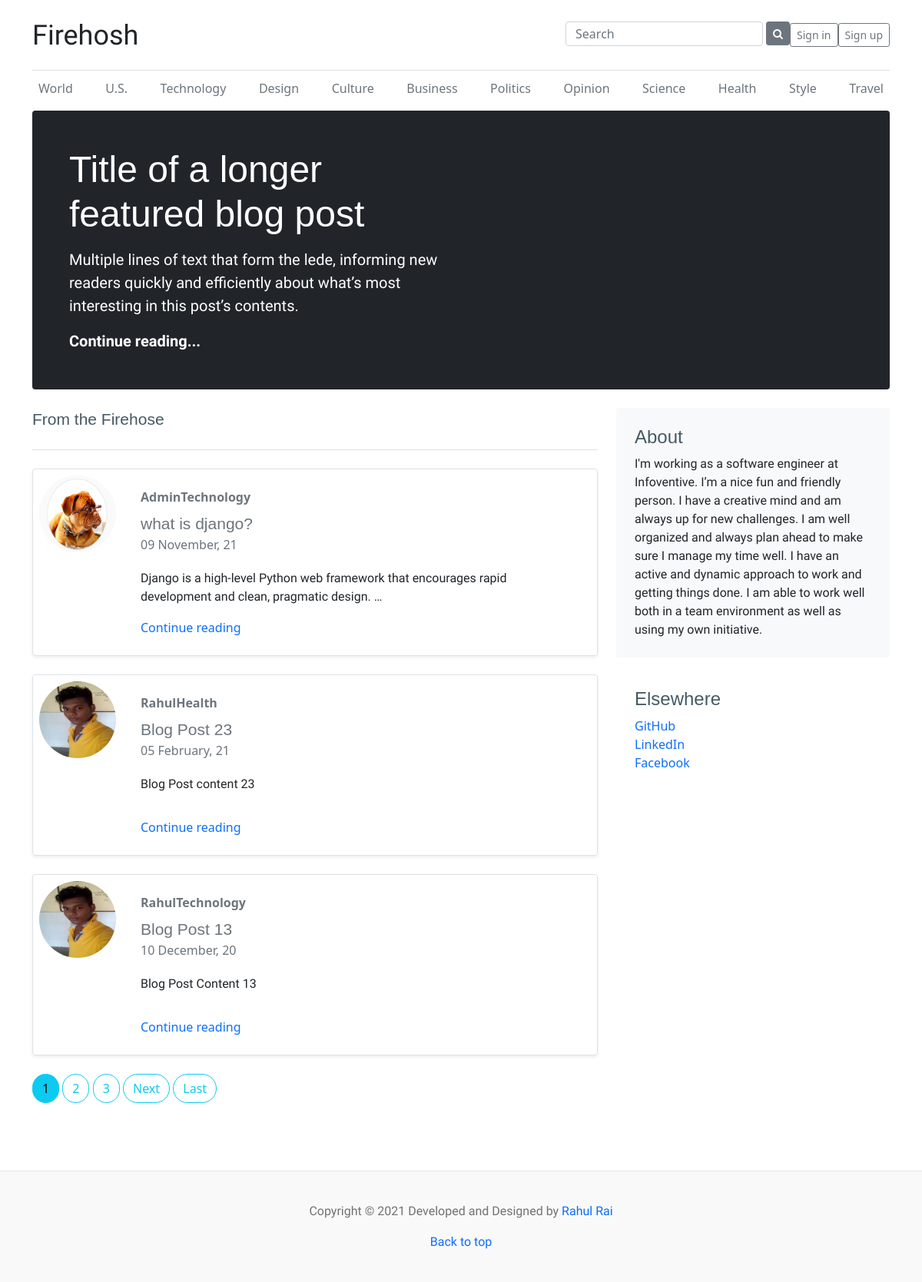
The page / on the database its author committed.
### main/models.py (models this page shows, shortened)
class Post(models.Model):
    author = models.ForeignKey(User, on_delete=models.CASCADE)
    title = models.CharField(max_length=200, null=True)
    content = RichTextField(blank=True, null=True)
    date_posted = models.DateTimeField(default=timezone.now, null=True)
    slug = models.SlugField()
    views = models.IntegerField(default=0, null=True)
    category = models.ForeignKey(Category, on_delete=models.CASCADE)
    class Meta:
        ordering = ['-id']

class Category(models.Model):
    name = models.CharField(max_length=200, null=True)
    date_created = models.DateTimeField(default=timezone.now, null=True)
    def __str__(self):
        return self.name

### users/models.py (models this page shows, shortened)
class Profile(models.Model):
    user = models.OneToOneField(User, on_delete=models.CASCADE)
    image = models.ImageField(default="default.png",
                              upload_to='profile_pics', null=True)
    bio = models.CharField(
        default=" It provides a way to assign permissions to specific users and groups of users.", max_length=200, null=True)
    date_created = models.DateTimeField(default=timezone.now, null=True)

### main/views.py (the view)
# urls.py: path('', views.home, name="home"),
def home(request):
    objects = Post.objects.all().order_by('-date_posted')
    paginator = Paginator(objects, 3)
    page_number = request.GET.get('page')
    posts = paginator.get_page(page_number)
    context = {
        'posts': posts
    }
    return render(request, 'home.html', context)

### main/templates/home.html (shortened to what this page needs)
{% extends 'base.html' %}
{% block navbar %}
{% include 'header.html' %}
{% endblock navbar %}
{% block hero %}
{% include 'hero.html' %}
{% endblock hero %}
{% block main %}
<div class="row">
  <div class="col-md-8">
    <h3 class="pb-4 mb-4 font-italic border-bottom">
      From the Firehose
    </h3>
    {% for post in posts %}
    <div class="row g-0  border rounded overflow-hidden flex-md-row mb-4 shadow-sm h-md-200 position-relative">
      <div class="col-auto d-none m-2 d-lg-block ">
        <img src="{{post.author.profile.image.url}}" width="100px" height="100px" class="rounded-circle align-self-end"
          alt="">
      </div>
      <div class="col p-4 d-flex flex-column position-static">
        <div class="d-flex">
          <a href='{% url "post-user" post.author %}'
            class="float-left mb-2 text-secondary"><strong>{{post.author|title}}</strong></a>
          <a href='{% url "post-category" post.category %}'
            class="float-left ml-2 mb-2 text-secondary"><strong>{{post.category|title}}</strong></a>
        </div>
        <h3 class="mb-0"><a href="{% url 'post-detail' post.id %}" class="text-secondary">{{post.title}}</a></h3>
        <div class="mb-1 text-muted">{{post.date_posted|date:'d F, y'}}</div>
        <p class="card-text ">{{post.content|safe|truncatewords:15}}</p>
        <a href="{% url 'post-detail' post.id %}">Continue reading</a>
      </div>
    </div>
    {% endfor %}
    <nav class="blog-pagination" aria-label="Pagination">
      {% if posts %}
      {% for num in posts.paginator.page_range %}
      {% if posts.number == num %}
      <a class="btn btn-info mb-4" href="?page={{ num }}">{{num}}</a>
      {% elif num > posts.number|add:'-3' and num < posts.number|add:'3' %}
      <a class="btn btn-outline-info mb-4" href="?page={{ num }}">{{num}}</a>
      {% endif %}
      {% endfor %}
      {% if posts.has_next %}
      <a href="?page={{posts.next_page_number}}" class="btn btn-outline-info mb-4">Next</a>
      <a href="?page={{posts.paginator.num_pages}}" class="btn btn-outline-info mb-4">Last</a>
      {% endif %}
      {% endif %}
    </nav>
  </div>
  <div class="col-md-4">
    <div class="p-4 mb-3 bg-light rounded">
      <h4 class="font-italic">About</h4>
      <p class="mb-0">I'm working as a software engineer at Infoventive. I’m a nice fun and friendly person. I have a creative mind and am always up for new challenges. I am well organized and always plan ahead to make sure I manage my time well. I have an active and dynamic approach to work and getting things done. I am able to work well both in a team environment as well as using my own initiative. </p>
    </div>
    <div class="p-4">
      <h4 class="font-italic">Elsewhere</h4>
      <ol class="list-unstyled">
        <li><a href="https://github.com/rahulraifzb" target="blank">GitHub</a></li>
        <li><a href="https://www.linkedin.com/in/rahulraifzb" target="blank">LinkedIn</a></li>
        <li><a href="https://www.facebook.com/Rahulraifzb/" target="blank">Facebook</a></li>
      </ol>
    </div>
  </div>
</div>
</main>
{% endblock main %}

### main/templates/base.html (shortened to what this page needs)
<!doctype html>
{% load static %}
<html lang="en">
<head>
  <link href="https://cdn.jsdelivr.net/npm/bootstrap@5.0.0-alpha3/dist/css/bootstrap.min.css" rel="stylesheet">
  <link href="https://stackpath.bootstrapcdn.com/font-awesome/4.7.0/css/font-awesome.min.css" rel="stylesheet">
  <link rel="stylesheet" href="{% static 'css/style.css' %}">
  <link rel="stylesheet" href="{% static 'css/profile.css' %}">
</head>
<body>
   {% block navbar %}{% endblock navbar %}
  <main class="container">
    {% block hero %}{% endblock hero %}
    {% block main %}
    {% endblock main %}
  <footer class="blog-footer">
  <p>Copyright &copy; 2021 Developed and Designed by
    <a href="https://www.linkedin.com/in/rahulraifzb" target="blank">Rahul Rai</a>
  </p>
  <p>
    <a href="#">Back to top</a>
  </p>
</footer>
</body>
</html>

### main/templates/header.html (shortened to what this page needs)
<div class="container">
  <header class="blog-header border-bottom py-2">
    <div class="row flex-nowrap justify-content-between align-items-center">
      <div class="col-4 text-left">
        <a class="blog-header-logo  text-dark" href="{% url 'home'%}" id="navbar-brand">Firehosh</a>
      </div>
      <div class="col-8 d-flex justify-content-end align-items-center">
        <form action="/search" class="row g-1 mr-2 mt-3">
          <div class="col-auto" id="search">
            <input type="search" class="form-control" name="query" placeholder="Search">
          </div>
          <div class="col-auto">
            <button type="submit" class="btn btn-secondary btn-sm mb-4">
              <i class="fa fa-search" aria-hidden="true"></i>
            </button>
          </div>
        </form>
        {% if user.is_authenticated %}
        <a class="btn btn-sm btn-outline-secondary mr-2" href="{% url 'post-create' %}">New Post</a>
        <a class="btn btn-sm btn-outline-secondary mr-2" href="{% url 'profile' %}">Profile</a>
        <a class="btn btn-sm btn-outline-secondary " href="{% url 'logout' %}">Logout</a>
        {% else %}
        <a class="btn btn-sm btn-outline-secondary mr-2" href="{% url 'login' %}">Sign in</a>
        <a class="btn btn-sm btn-outline-secondary" href="{% url 'register' %}">Sign up</a>
        {% endif %}
      </div>
    </div>
  </header>
  <div class="nav-scroller py-1 mb-2">
    <nav class="nav d-flex justify-content-between">
      <a class="p-2 link-secondary" href="/category/World">World</a>
      <a class="p-2 link-secondary" href="/category/US">U.S.</a>
      <a class="p-2 link-secondary" href="/category/Technology">Technology</a>
      <a class="p-2 link-secondary" href="/category/Design">Design</a>
      <a class="p-2 link-secondary" href="/category/Culture">Culture</a>
      <a class="p-2 link-secondary" href="/category/Business">Business</a>
      <a class="p-2 link-secondary" href="/category/Politics">Politics</a>
      <a class="p-2 link-secondary" href="/category/Opinion">Opinion</a>
      <a class="p-2 link-secondary" href="/category/Science">Science</a>
      <a class="p-2 link-secondary" href="/category/Health">Health</a>
      <a class="p-2 link-secondary" href="/category/Style">Style</a>
      <a class="p-2 link-secondary" href="/category/Travel">Travel</a>
    </nav>
  </div>
</div>

### main/templates/hero.html
<div class="p-4 p-md-5 mb-4 text-white rounded bg-dark">
    <div class="col-md-6 px-0">
      <h1 class="display-4 font-italic text-white ">Title of a longer featured blog post</h1>
      <p class="lead my-3">Multiple lines of text that form the lede, informing new readers quickly and efficiently about what’s most interesting in this post’s contents.</p>
      <p class="lead mb-0"><a href="#" class="text-white fw-bold">Continue reading...</a></p>
    </div>
</div>

### static/css/style.css (style rules this page uses)
html, body { height: 100%; }
h1,h2,h3,h4,h5,h6,p { font-family: 'Quintessential', cursive; }
a { text-decoration:none; }
#navbar-brand { font-family: 'Quintessential', cursive; }
.blog-header { line-height: 1; border-bottom: 1px solid #e5e5e5; }
.blog-header-logo { font-family: "Playfair Display", Georgia, "Times New Roman", serif; font-size: 2.25rem; }
.display-4 { font-size: 2.5rem; }
@media (min-width: 768px) { .display-4 { font-size: 3rem; } }
.nav-scroller { position: relative; z-index: 2; height: 2.75rem; overflow-y: hidden; }
.nav-scroller .nav { display: flex; flex-wrap: nowrap; padding-bottom: 1rem; margin-top: -1px; overflow-x: auto; text-align: center; white-space: nowrap; -webkit-overflow-scrolling: touch; }
.blog-pagination { margin-bottom: 4rem; }
.blog-pagination > .btn { border-radius: 2rem; }
.blog-footer { padding: 2.5rem 0; color: #727272; text-align: center; background-color: #f9f9f9; border-top: .05rem solid #e5e5e5; }
.blog-footer p:last-child { margin-bottom: 0; }

### static/css/profile.css (style rules this page uses)
h3 { line-height: 30px; font-size: 21px }
h1, h2, h3, h4, h5, h6 { color: #455a64; font-family: "Poppins", sans-serif; font-weight: 400 }
p { margin-top: 0; margin-bottom: 1rem }

### main/templates/base.html (style rules this page uses)
#search .form-control { padding-top:.2rem; padding-bottom:.2rem; }

### rows shown on the page
Post: author.profile.image (placeholder picture), author "Admin", category "Technology", title "what is django?", date_posted "09 November, 21", content "Django is a high-level Python web framework that encourages rapid development and clean, pragmatic design. …"
Post: author.profile.image (picture), author "Rahul", category "Health", title "Blog Post 23", date_posted "05 February, 21", content "Blog Post content 23"
Post: author.profile.image (picture), author "Rahul", category "Technology", title "Blog Post 13", date_posted "10 December, 20", content "Blog Post Content 13"

### other values the page prints
{{ num }} "1"
{{ num }} "2" "3"
